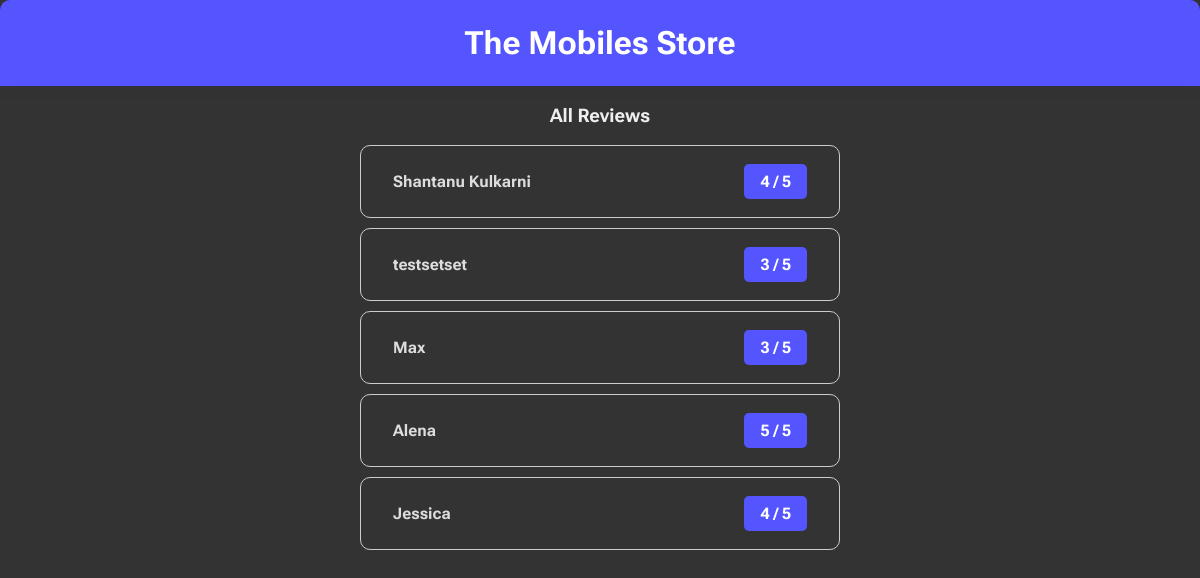
/feedback/review-list2, run on the app's committed database.
### feedback/models.py (models this page shows)
class ReviewModel(models.Model):
    name = models.CharField(max_length=100)
    email = models.EmailField()
    text = models.TextField()
    rating = models.IntegerField()

### feedback/views.py (the view)
# urls.py: path("review-list2", views.ReviewListView2.as_view())
class ReviewListView2(ListView):
    template_name = "feedback/review_list.html"
    model = ReviewModel
    context_object_name = "reviews"

### feedback/templates/feedback/review_list.html (shortened to what this page needs)
{% extends 'base.html' %}
{% load static %}
{% block static %}
    <link rel="stylesheet" href="{% static 'feedback/review_list.css' %}">
{% endblock static %}
{% block body %}
    <div class="main-body">
        <h1 class="heading">The Mobiles Store</h1>
        <h3 class="subtitle">All Reviews</h3>
        <ul>
            {% for review in reviews %}
                <li>
                    <a href="{% url 'review-details' review.pk %}">
                        <h4 class="review-title">
                            <span>{{ review.name }} </span>
                            <span class="rating">{{ review.rating }} / 5</span>
                        </h4>
                    </a>
                </li>
            {% endfor %}
        </ul>
    </div>
{% endblock body %}

### static/styles.css (style rules this page uses)
body { padding: 0; margin: 0; box-sizing: border-box; font-family: 'Roboto Flex', sans-serif; background: #333; color: #eee; }

### feedback/static/feedback/review_list.css (style rules this page uses)
.main-body { text-align: center; }
h1 { color: white; background: rgb(85, 85, 255); margin: 0; padding: 1.5rem 0; border-radius: 10px 10px 0 0; box-shadow: 0px 2px 10px #333; }
ul { list-style: none; margin: 0; padding: 0; }
li, .review-details { margin: 10px auto; text-align: left; max-width: 30rem; }
.review-title { display: flex; justify-content: space-between; align-items: center; }
h4 { margin: 10px 0; }
a { border-radius: 10px; border: solid 1px #ccc; padding: 0.5rem 2rem; color: #ddd; text-decoration: none; display: block; }
.rating { color: white; background: rgb(85, 85, 255); padding: 0.5rem 1rem; border-radius: 5px; }

### data on the page
ReviewModel: name "Shantanu Kulkarni", rating "4"
ReviewModel: name "testsetset", rating "3"
ReviewModel: name "Max", rating "3"
ReviewModel: name "Alena", rating "5"
ReviewModel: name "Jessica", rating "4"
